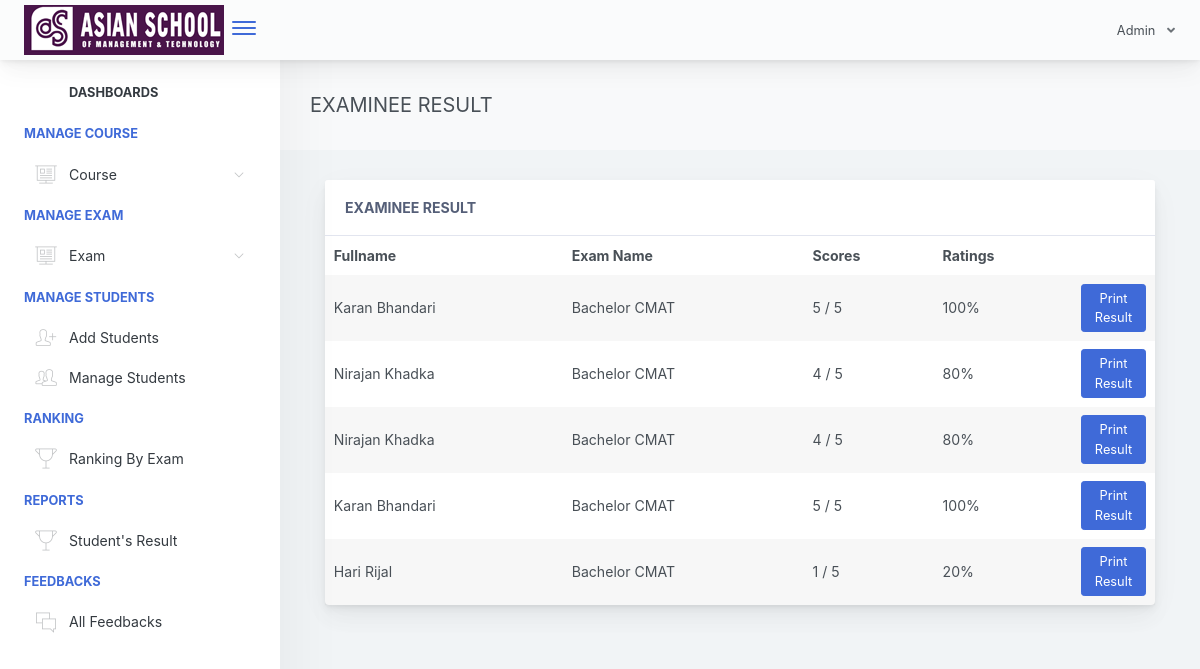
Screenshot of /adminpanel/admin/home.php?page=examinee-result (signed in) with the database file from the repository.
### tables this page shows
CREATE TABLE `exam_attempt` (
  `examat_id` int(11) NOT NULL,
  `exmne_id` int(11) NOT NULL,
  `exam_id` int(11) NOT NULL,
  `examat_status` varchar(1000) NOT NULL DEFAULT 'used'
);

CREATE TABLE `examinee_tbl` (
  `exmne_id` int(11) NOT NULL,
  `exmne_fullname` varchar(1000) NOT NULL,
  `exmne_course` varchar(1000) NOT NULL,
  `exmne_gender` varchar(1000) NOT NULL,
  `exmne_birthdate` varchar(1000) NOT NULL,
  `exmne_year_level` varchar(1000) NOT NULL,
  `exmne_email` varchar(1000) NOT NULL,
  `exmne_password` varchar(1000) NOT NULL,
  `exmne_status` varchar(1000) NOT NULL DEFAULT 'active'
);

CREATE TABLE `exam_tbl` (
  `ex_id` int(11) NOT NULL,
  `cou_id` int(11) NOT NULL,
  `ex_title` varchar(1000) NOT NULL,
  `ex_time_limit` varchar(1000) NOT NULL,
  `ex_questlimit_display` int(11) NOT NULL,
  `ex_description` varchar(1000) NOT NULL,
  `ex_created` timestamp NOT NULL DEFAULT CURRENT_TIMESTAMP ON UPDATE CURRENT_TIMESTAMP
);

### adminpanel/admin/pages/examinee-result.php (the view, shortened to what this page needs)
<link rel="stylesheet" type="text/css" href="css/mycss.css">
<div class="app-main__outer">
        <div class="app-main__inner">
            <div class="app-page-title">
                <div class="page-title-wrapper">
                    <div class="page-title-heading">
                        <div>EXAMINEE RESULT</div>
                    </div>
                </div>
            </div>
            <div class="col-md-12">
                <div class="main-card mb-3 card">
                    <div class="card-header">Examinee Result
                    </div>
                    <div class="table-responsive">
                        <table class="align-middle mb-0 table table-borderless table-striped table-hover" id="tableList">
                            <thead>
                            <tr>
                                <th>Fullname</th>
                                <th>Exam Name</th>
                                <th>Scores</th>
                                <th>Ratings</th>
                                <th width="10%"></th>
                            </tr>
                            </thead>
                            <tbody>
                              <?php
                                $selExmne = $conn->query("SELECT * FROM examinee_tbl et INNER JOIN exam_attempt ea ON et.exmne_id = ea.exmne_id ORDER BY ea.examat_id DESC ");
                                if($selExmne->rowCount() > 0)
                                {
                                    while ($selExmneRow = $selExmne->fetch(PDO::FETCH_ASSOC)) { ?>
                                        <tr>
                                           <td><?php echo $selExmneRow['exmne_fullname']; ?></td>
                                           <td>
                                             <?php
                                                $eid = $selExmneRow['exmne_id'];
                                                $selExName = $conn->query("SELECT * FROM exam_tbl et INNER JOIN exam_attempt ea ON et.ex_id=ea.exam_id WHERE  ea.exmne_id='$eid' ")->fetch(PDO::FETCH_ASSOC);
                                                $exam_id = $selExName['ex_id'];
                                                echo $selExName['ex_title'];
                                              ?>
                                           </td>
                                           <td>
                                                    <?php
                                                    $selScore = $conn->query("SELECT * FROM exam_question_tbl eqt INNER JOIN exam_answers ea ON eqt.eqt_id = ea.quest_id AND eqt.exam_answer = ea.exans_answer  WHERE ea.axmne_id='$eid' AND ea.exam_id='$exam_id' AND ea.exans_status='new' ");
                                                      ?>
                                                <span>
                                                    <?php echo $selScore->rowCount(); ?>
                                                    <?php
                                                        $over  = $selExName['ex_questlimit_display'];
                                                     ?>
                                                </span> / <?php echo $over; ?>
                                           </td>
                                           <td>
                                              <?php
                                                    $selScore = $conn->query("SELECT * FROM exam_question_tbl eqt INNER JOIN exam_answers ea ON eqt.eqt_id = ea.quest_id AND eqt.exam_answer = ea.exans_answer  WHERE ea.axmne_id='$eid' AND ea.exam_id='$exam_id' AND ea.exans_status='new' ");
                                                ?>
                                                <span>
                                                    <?php
                                                        $score = $selScore->rowCount();
                                                        $ans = $score / $over * 100;
                                                        echo "$ans";
                                                        echo "%";
                                                     ?>
                                                </span>
                                           </td>
                                           <td>
                                               <a rel="facebox" href="facebox_modal/updateExaminee.php?id=<?php echo $selExmneRow['exmne_id']; ?>" class="btn btn-sm btn-primary">Print Result</a>
                                           </td>
                                        </tr>
                                    <?php }
                                }
                               ?>
                            </tbody>
                        </table>
                    </div>
                </div>
            </div>
</div>

### rows the page displays
exam_attempt: exmne.exmne_fullname "Karan Bhandari", exam_tbl.ex_title "Bachelor CMAT", rowCount "5", exam_tbl.ex_questlimit_display "5", exam_tbl.ex_questlimit_display "100"
exam_attempt: exmne.exmne_fullname "Nirajan Khadka", exam_tbl.ex_title "Bachelor CMAT", rowCount "4", exam_tbl.ex_questlimit_display "5", exam_tbl.ex_questlimit_display "80"
exam_attempt: exmne.exmne_fullname "Nirajan Khadka", exam_tbl.ex_title "Bachelor CMAT", rowCount "4", exam_tbl.ex_questlimit_display "5", exam_tbl.ex_questlimit_display "80"
exam_attempt: exmne.exmne_fullname "Karan Bhandari", exam_tbl.ex_title "Bachelor CMAT", rowCount "5", exam_tbl.ex_questlimit_display "5", exam_tbl.ex_questlimit_display "100"
exam_attempt: exmne.exmne_fullname "Hari Rijal", exam_tbl.ex_title "Bachelor CMAT", rowCount "1", exam_tbl.ex_questlimit_display "5", exam_tbl.ex_questlimit_display "20"
